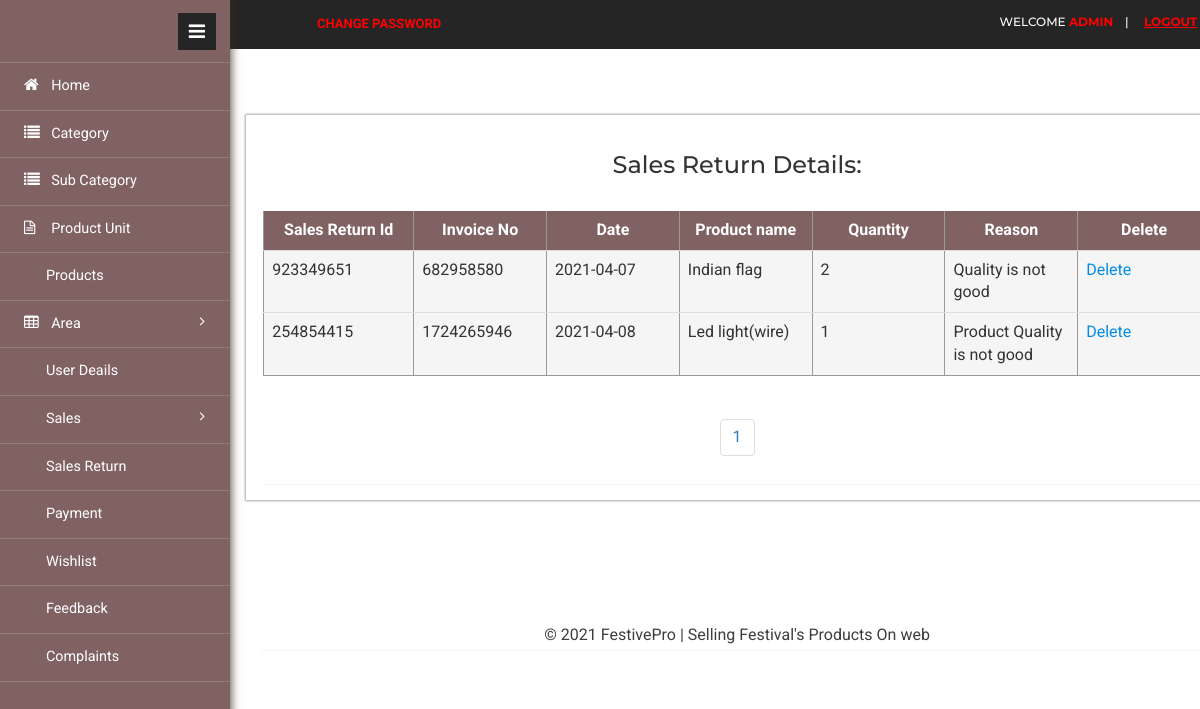
Screenshot of /admin/sales_ret.php (signed in) with the database file from the repository.
### tables this page shows
CREATE TABLE `sales_return_details` (
  `sal_ret_id` int(7) NOT NULL,
  `pro_id` int(7) NOT NULL,
  `qty` int(5) DEFAULT NULL,
  `reason` varchar(50) DEFAULT NULL
);

CREATE TABLE `sales_return` (
  `sal_ret_id` int(7) NOT NULL,
  `srDate` date DEFAULT NULL,
  `sales_id` int(7) NOT NULL
);

CREATE TABLE `product` (
  `pro_id` int(7) NOT NULL,
  `pro_name` varchar(25) NOT NULL,
  `pro_price` int(5) NOT NULL,
  `pro_desc` varchar(400) NOT NULL,
  `stock` int(5) NOT NULL,
  `sub_id` int(7) NOT NULL,
  `unit_id` int(7) NOT NULL,
  `offer_id` int(7) DEFAULT NULL
);

### admin/sales_ret.php (the view, shortened to what this page needs)
			<?php
				include 'include/header.php';
			?>
			<div class="content">
					<div class="monthly-grid">
						<div class="panel panel-widget">
<center><h3 style="color:#333333;"> Sales Return Details: </h3> </center><br />
<?php
$start=0;
$limit=10;
$t=mysqli_query($con,"select * from sales_return");
$total=mysqli_num_rows($t);
$page=ceil($total/$limit);
$db=mysqli_query($con,"select * from sales_return sr,sales_return_details srd where sr.sal_ret_id=srd.sal_ret_id limit $start,$limit") or die(mysqli_error($con));
  ?>
<table border="1" align="center" class="table">
  <tr>
  	<th>Sales Return Id</th>
	<th>Invoice No</th>
	<th>Date</th>
    <th>Product name</th>
    <th>Quantity</th>
	<th>Reason</th>
    <th>Delete</th>
  </tr>
  <?php
  while($row=mysqli_fetch_array($db))
  {
	  $pro_id=$row['pro_id'];
      $db1="select * from product where pro_id='$pro_id'";
      $db_run=mysqli_query($con,$db1);
      while($row1=mysqli_fetch_array($db_run))
      {
        $pro_name=$row1['pro_name'];
      }
  ?>
  <tr>
      	<td><?php echo $row["sal_ret_id"];?></td>
		<td><?php echo $row["sales_id"]; ?></td>
		<td><?php echo $row["srDate"];?></td>
		<td><?php echo $pro_name;?></td>
		<td><?php echo $row["qty"];?></td>
        <td><?php echo $row["reason"];?></td>
		<td><a onclick='javascript:confirmationDelete($(this));return false;'
			href='sales_return_delete.php?x=<?php echo $row["sal_ret_id"];?>'>Delete</a></td>
  </tr>
  <?php
  }
   ?>
</table>
<br /><center>
  <ul class="pagination">
	 <?php
	 for($i=1;$i <= $page;$i++){
	 ?>
		<li><a href="?id=<?php echo $i ?>"><?php echo $i;?></a></li>
	  <?php
	 }
	  ?>
 </ul>
						</div>
					</div>
					<div class="content-top">
				<div class="area">
			<?php
				include_once 'include/footer.php';
			?>
			</div>
		</div>
</div>
			<?php
				include_once 'include/slidebar.php';
			?>

### admin/include/table.css (style rules this page uses)
* { box-sizing: border-box; }
table { border-collapse: collapse; width:auto; border:thin; border-color:#999999; }
th, td { background-color:#F5F5F5; padding: 8px; text-align:center; overflow:hidden; }
th { background-color: #816263; color: white; }
body { font-family: 'Roboto', sans-serif; }
.table { border-collapse: collapse; width:100%; border:thin; border-color:#999999; table-layout:fixed; }
.table td { vertical-align:top; text-align:left; overflow:hidden; }

### rows the page displays
sales_return_details: sal_ret "923349651", sal_ret.sales_id "682958580", sal_ret.srDate "2021-04-07", pro_id.pro_name "Indian flag", qty "2", reason "Quality is not good"
sales_return_details: sal_ret "254854415", sal_ret.sales_id "1724265946", sal_ret.srDate "2021-04-08", pro_id.pro_name "Led light(wire)", qty "1", reason "Product Quality is not good"

### other values shown
$_SESSION['client']['r1'] "ADMIN"
